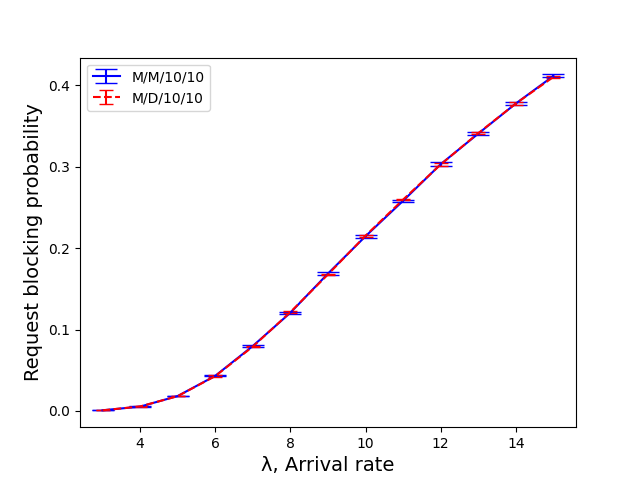

This chart was generated by the following Python code:
# Example 08: plotting using Matplotlib

'''
Here we plot the results of Example 7, which shows the simulation results
for an M/M/10/10 queue and an M/D/10/10 queue with respect to the offered load.
For convienience, the output of Example 7 is loaded from a text file rather
than running the simulations again.
'''

import numpy as np
import matplotlib.pyplot as plt

# each column of the file is saved to a separate variable
# when unpack = True
x, y1, yerr1, y2, yerr2 = np.loadtxt('ex07_mmkk_mdkk.txt',unpack=True)

plt.errorbar(x,y1,yerr1,fmt='b',capsize=8, label='M/M/10/10')
plt.errorbar(x,y2,yerr2,fmt='r--',capsize=5, label='M/D/10/10')
plt.xlabel('λ, Arrival rate', fontsize = 14) # check Unicode support
plt.ylabel('Request blocking probability', fontsize = 14)
plt.legend(loc='upper left')
plt.show()
